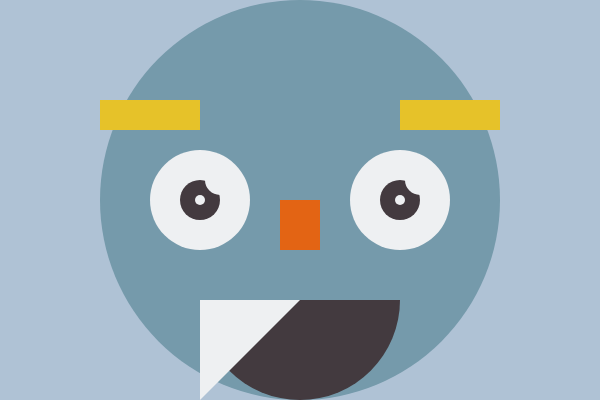
Frame 1 (no input)
Frame 60 (no input): identical to frame 1, image omitted
Frame 120 (the mouse pressed at the canvas centre since frame 60): identical to frame 1, image omitted

The p5.js sketch that drew this single still picture (run headless with seeded random() and noise() and a simulated clock; from frame 60 on, the mouse is pressed at the canvas centre):

// p5.js sketch
// ── sketch.js
/*
    self portrait with variables by Moriah
    09/17/2019
*/

var faceSize= 400;

function setup() {
    createCanvas(600, 400);
}

function draw() {
    background("#AFC2D5");
    
    fill("#759AAB");
    noStroke();
    circle(300, 200, 400);
    
    fill("#EEF0F2");//
    
    ellipse(400, 200, 100, 100);
    ellipse(200, 200, 100, 100);//
    
    fill("#E6C229");
    rect(100,100,100,30);
    rect(400,100,100,30);//
    
    
    fill("#433A3F");
    circle(200, 200, 40);
    circle(400, 200, 40);//
    
    fill("#EEF0F2")
    circle(420, 180, 30)
    circle(220, 180, 30)
    circle(200, 200, 10)
    circle(400, 200, 10)//
    
    fill("#E36414");
    rect(280,200,40,50);
    
    fill("#433A3F");
    arc(300, 300, 200, 200, 0, PI, OPEN);//
    
    fill("#EEF0F2");
    triangle(
        300,300,
        200,400,
        200,300,
    );//
    
   
}

function foo() {
    console.log ("banana");
}

foo();
